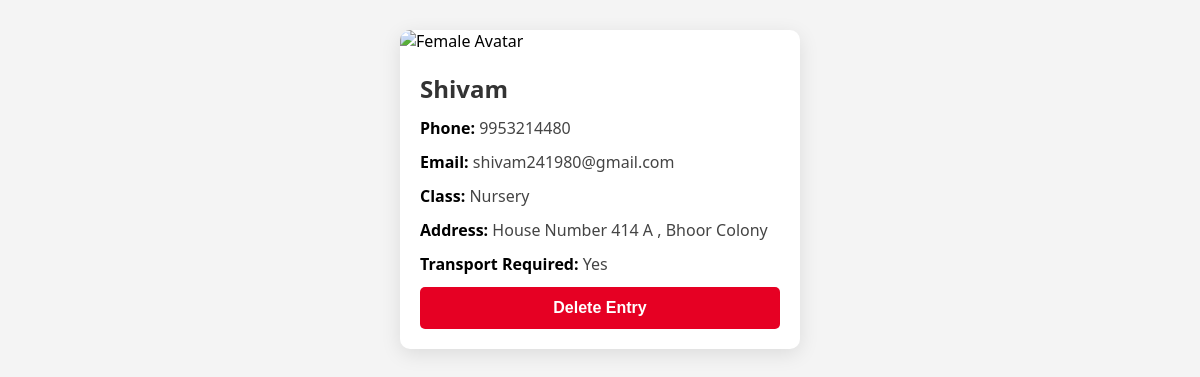
Page /enquiry_info/13 (signed in) on the committed database.
### school_app/models.py (models this page shows)
class registration(models.Model):
    student_name=models.CharField(max_length=50)
    father_name=models.CharField(max_length=50)
    mother_name=models.CharField(max_length=50)
    dob=models.CharField(max_length=10)
    phone_number=models.IntegerField()
    email_id=models.CharField(max_length=50)
    gender=models.CharField(max_length=50)
    class_for=models.CharField(max_length=50)
    last_schl=models.CharField(max_length=80)
    last_schl=models.CharField(max_length=80)
    address=models.CharField(max_length=100)
    trans_req=models.CharField(max_length=10)
    created_at = models.DateTimeField(auto_now_add=True)

### school_app/views.py (the view, shortened to what this page needs)
# urls.py: path("enquiry_info/<str:pk>",views.EnquiryInfo, name='Enquiry'),
@login_required(login_url='login')
def EnquiryInfo(request, pk):
    try:
        data = registration.objects.get(id=pk)
    except registration.DoesNotExist:
        return HttpResponse("Data doesn't exists")
    context = {'items': data}
    return render(request, 'admin/enquiry_info.html', context)

### templates/admin/enquiry_info.html (shortened to what this page needs)
<!DOCTYPE html>
<html lang="en">
  <head>
  </head>
  <body>
    <div class="container">
      <div class="card">
        {% if items.gender == 'M' %}
        <img
          src="https://www.w3schools.com/howto/img_avatar.png"
          alt="Male Avatar"
        />
        {% else %}
        <img
          src="https://www.w3schools.com/howto/img_avatar2.png"
          alt="Female Avatar"
        />
        {% endif %}
        <div class="card-content">
          <h2>{{ items.student_name }}</h2>
          <div class="info-row"><b>Phone:</b> {{ items.phone_number }}</div>
          <div class="info-row"><b>Email:</b> {{ items.email_id }}</div>
          <div class="info-row"><b>Class:</b> {{ items.class_for }}</div>
          <div class="info-row"><b>Address:</b> {{ items.address }}</div>
          <div class="info-row">
            <b>Transport Required:</b> {{ items.trans_req }}
          </div>
          <form method="POST">
            <button type="submit">Delete Entry</button>
          </form>
        </div>
      </div>
    </div>
  </body>
</html>

### templates/admin/enquiry_info.html (style rules this page uses)
body { font-family: "Segoe UI", Tahoma, Geneva, Verdana, sans-serif; margin: 0; padding: 0; background-color: #f4f4f4; }
.container { display: flex; justify-content: center; padding: 30px 20px; }
.card { background: #fff; border-radius: 10px; box-shadow: 0 5px 20px rgba(0, 0, 0, 0.1); width: 100%; max-width: 400px; overflow: hidden; }
.card img { width: 100%; height: auto; object-fit: cover; }
.card-content { padding: 20px; }
.card-content h2 { margin-top: 0; font-size: 24px; color: #333; margin-bottom: 10px; }
.info-row { margin: 12px 0; color: #444; }
.info-row b { color: #000; }
form button { width: 100%; padding: 12px; background-color: #e60023; color: white; font-size: 16px; font-weight: bold; border: none; border-radius: 5px; cursor: pointer; transition: 0.2s ease-in-out; }

### rows in the picture
registration: student_name "Shivam", phone_number "9953214480", email_id "shivam241980@gmail.com", class_for "Nursery", address "House Number 414 A , Bhoor Colony", trans_req "Yes"
